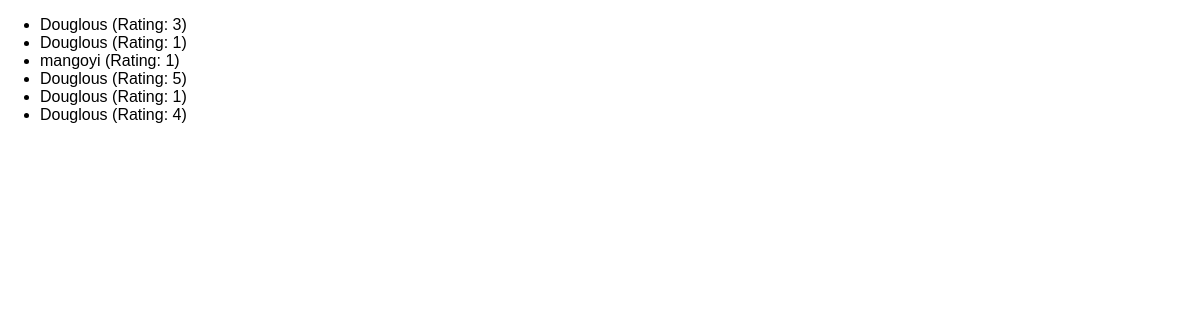
/reviews, run on an earlier commit of the app's database.
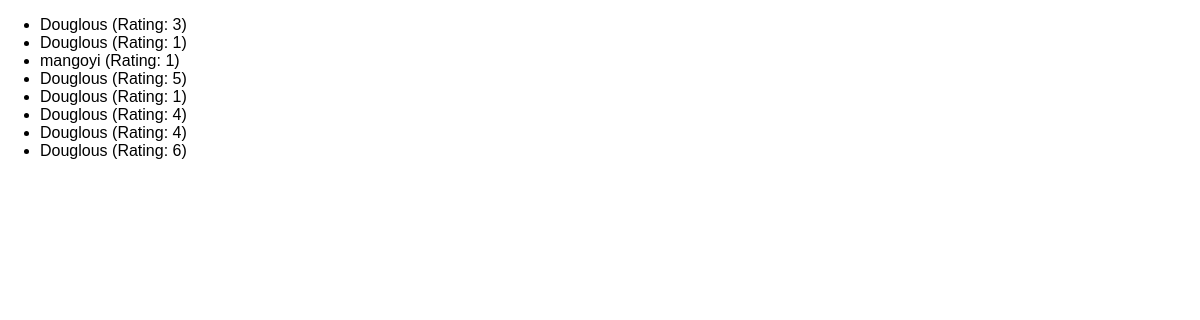
And on a later commit of the database.
### reviews/models.py (models this page shows)
class Review(models.Model):
    user_name = models.CharField(max_length=60)
    review_text = models.TextField()
    rating = models.IntegerField()

### reviews/views.py (the view)
# urls.py: path("reviews", views.ReviewListView.as_view()),
class ReviewListView(ListView):
    template_name = "reviews/review-list.html"
    model = Review
    context_object_name = "reviews"

### reviews/templates/reviews/review-list.html (shortened to what this page needs)
{% extends 'reviews/base.html' %}
{% block content %}
    <ul>
        {% for review in reviews %}
            <li>{{ review.user_name }} (Rating: {{ review.rating }})</li>
        {% endfor %}
    </ul>
{% endblock %}

What changed in the data, as far as the page shows it:
added Review: user_name "Douglous", rating "4"
added Review: user_name "Douglous", rating "6"
